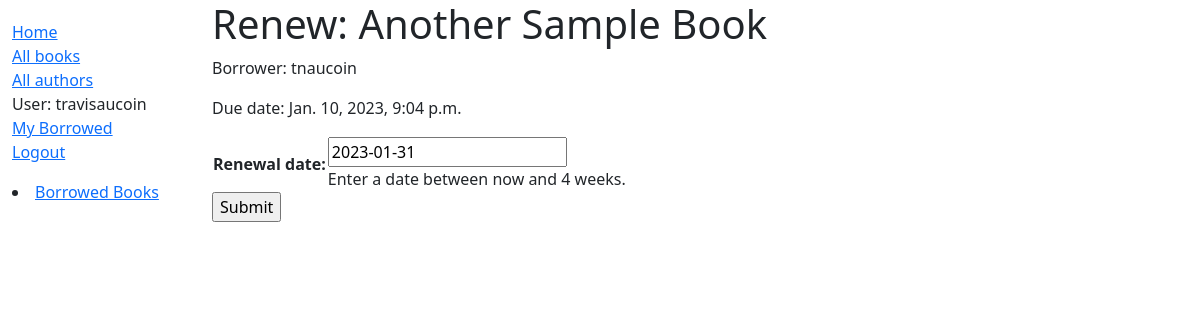
The app's page /catalog/books/renew/31660620-e05c-4f64-92c2-866af2ab4294/ (signed in), older data.
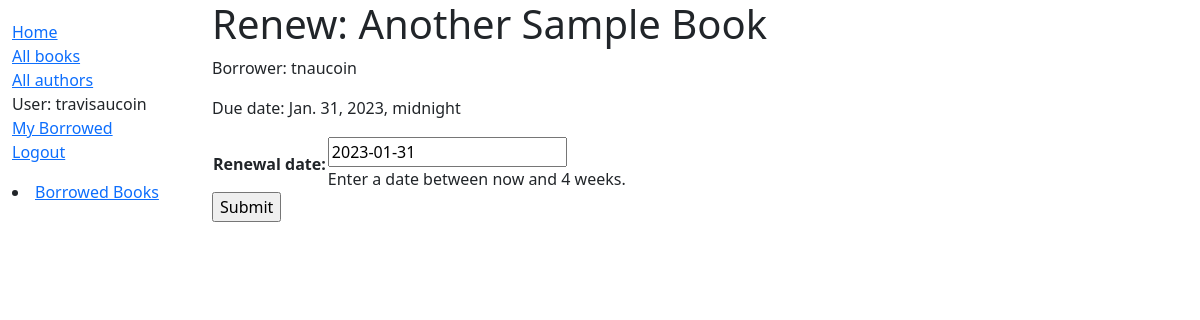
The same page, newer data.
### catalog/models.py (models this page shows, shortened)
class BookInstance(models.Model):
    id = models.UUIDField(
        primary_key=True, default=uuid.uuid4, help_text="Unique ID for this book copy"
    )
    book = models.ForeignKey(Book, on_delete=models.RESTRICT, null=True)
    imprint = models.CharField(max_length=200)
    due_back = models.DateTimeField(null=True, blank=True)
    borrower = models.ForeignKey(User, on_delete=models.SET_NULL, null=True, blank=True)
    LOAN_STATUS = (
        ("m", "Maintenance"),
        ("o", "On Loan"),
        ("a", "Available"),
        ("r", "Reserved"),
    )
    status = models.CharField(
        max_length=1,
        choices=LOAN_STATUS,
        blank=True,
        default="m",
        help_text="Book availability",
    )
    @property
    def is_overdue(self):
        return bool(self.due_back and date.today() > self.due_back.date())
    class Meta:
        ordering = ["due_back"]
        permissions = [("can_mark_returned", "Set book as returned")]

### catalog/views.py (the view)
@login_required
@permission_required("catalog.can_mark_returned", raise_exception=True)
def renew_book_librarian(request, pk):
    book_instance = get_object_or_404(BookInstance, pk=pk)
    if request.method == "POST":
        form = RenewBookForm(request.POST)
        if form.is_valid():
            book_instance.due_back = form.cleaned_data["renewal_date"]
            book_instance.save()
            return HttpResponseRedirect(reverse("librarian-borrowed"))
    else:
        proposed_renewal_date = datetime.date.today() + datetime.timedelta(weeks=3)
        form = RenewBookForm(initial={"renewal_date": proposed_renewal_date})
        context = {"form": form, "book_instance": book_instance}
        return render(request, "book_renew_librarian.html", context)

### catalog/forms.py (shortened to what this page needs)
class RenewBookForm(forms.Form):
    renewal_date = forms.DateField(help_text="Enter a date between now and 4 weeks.")

### templates/book_renew_librarian.html (shortened to what this page needs)
{% extends "base.html" %}
{% block content %}
  <h1>Renew: {{ book_instance.book.title }}</h1>
  <p>Borrower: {{ book_instance.borrower }}</p>
  <p{% if book_instance.is_overdue %} class="text-danger"{% endif %}>Due date: {{ book_instance.due_back }}</p>
  <form action="" method="post">
    <table>
    {{ form.as_table }}
    </table>
    <input type="submit" value="Submit">
  </form>
{% endblock %}

Row changes from the older to the newer data that the page shows:
changed BookInstance "tnaucoin": due_back "Jan. 10, 2023, 9:04 p.m." → "Jan. 31, 2023, midnight"
